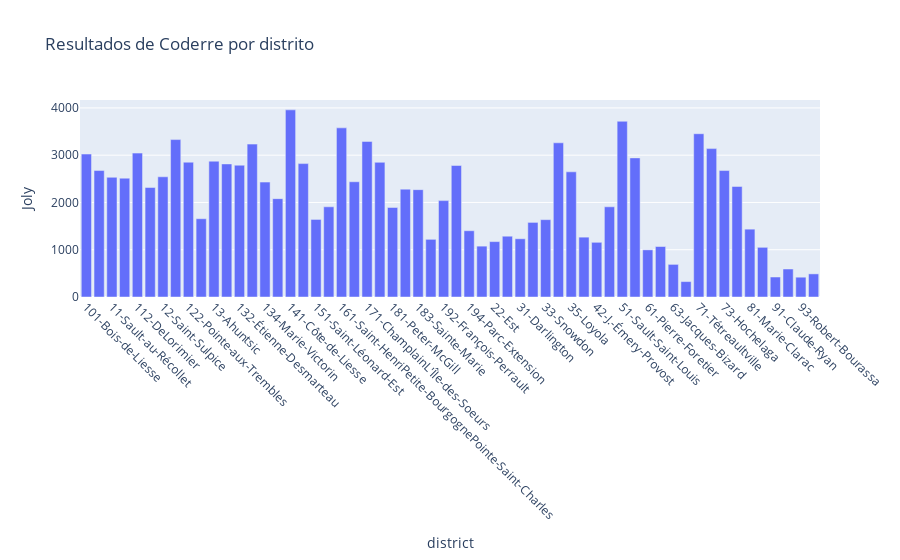

Source (notebook cell):
### Code cell
data = px.data.election()
fig = px.bar(data, x='district', y='Joly', title='Resultados de Coderre por distrito')
fig.update_xaxes(tickangle=45)
fig.show()

### Figure 1 — Plotly figure (JSON) as saved in the notebook; plotly's stock layout.template omitted (floating-point values rounded to 4 significant figures)
{"data": [{"hovertemplate": "district=%{x}<br>Joly=%{y}<extra></extra>", "legendgroup": "", "marker": {"color": "#636efa", "pattern": {"shape": ""}}, "name": "", "orientation": "v", "showlegend": false, "textposition": "auto", "type": "bar", "x": ["101-Bois-de-Liesse", "102-Cap-Saint-Jacques", "11-Sault-au-Récollet", "111-Mile-End", "112-DeLorimier", "113-Jeanne-Mance", "12-Saint-Sulpice", "121-La Pointe-aux-Prairies", "122-Pointe-aux-Trembles", "123-Rivière-des-Prairies", "13-Ahuntsic", "131-Saint-Édouard", "132-Étienne-Desmarteau", "133-Vieux-Rosemont", "134-Marie-Victorin", "14-Bordeaux-Cartierville", "141-Côte-de-Liesse", "142-Norman-McLaren", "151-Saint-Léonard-Est", "152-Saint-Léonard-Ouest", "161-Saint-HenriPetite-BourgognePointe-Saint-Charles", "162-Saint-PaulÉmard", "171-ChamplainL'Île-des-Soeurs", "172-Desmarchais-Crawford", "181-Peter-McGill", "182-Saint-Jacques", "183-Sainte-Marie", "191-Saint-Michel", "192-François-Perrault", "193-Villeray", "194-Parc-Extension", "21-Ouest", "22-Est", "23-Centre", "31-Darlington", "32-Côte-des-Neiges", "33-Snowdon", "34-Notre-Dame-de-Grâce", "35-Loyola", "41-du Canal", "42-J.-Émery-Provost", "43-Fort-Rolland", "51-Sault-Saint-Louis", "52-Cecil-P.-Newman", "61-Pierre-Foretier", "62-Denis-Benjamin-Viger", "63-Jacques-Bizard", "64-Sainte-Geneviève", "71-Tétreaultville", "72-MaisonneuveLongue-Pointe", "73-Hochelaga", "74-Louis-Riel", "81-Marie-Clarac", "82-Ovide-Clermont", "91-Claude-Ryan", "92-Joseph-Beaubien", "93-Robert-Bourassa", "94-Jeanne-Sauvé"], "xaxis": "x", "y": [3024, 2675, 2532, 2514, 3044, 2316, 2543, 3330, 2852, 1656, 2873, 2815, 2788, 3234, 2431, 2081, 3959, 2822, 1641, 1908, 3578, 2438, 3291, 2849, 1894, 2282, 2271, 1220, 2039, 2782, 1402, 1076, 1172, 1286, 1232, 1578, 1636, 3262, 2648, 1266, 1157, 1908, 3717, 2943, 998, 1068, 690, 326, 3454, 3139, 2675, 2338, 1435, 1051, 423, 592, 419, 489], "yaxis": "y"}], "layout": {"barmode": "relative", "legend": {"tracegroupgap": 0}, "title": {"text": "Resultados de Coderre por distrito"}, "xaxis": {"anchor": "y", "domain": [0, 1], "tickangle": 45, "title": {"text": "district"}}, "yaxis": {"anchor": "x", "domain": [0, 1], "title": {"text": "Joly"}}}}
